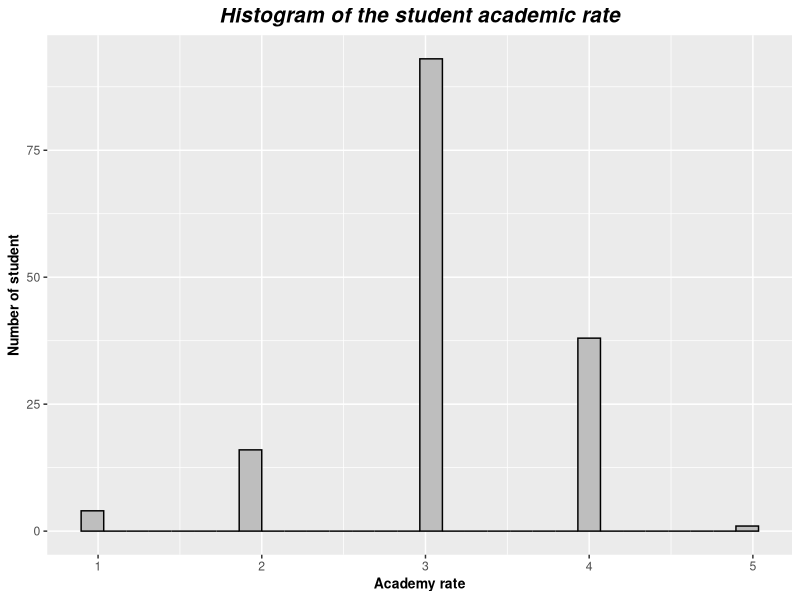
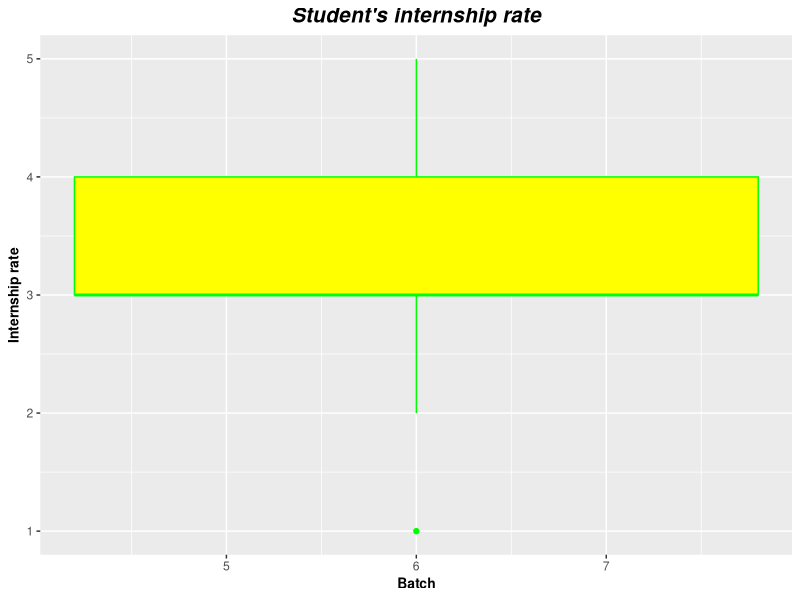
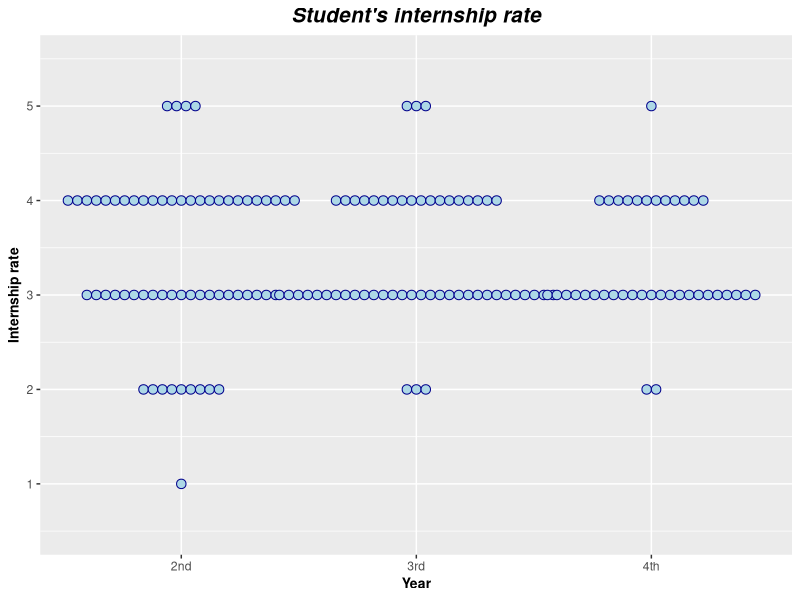
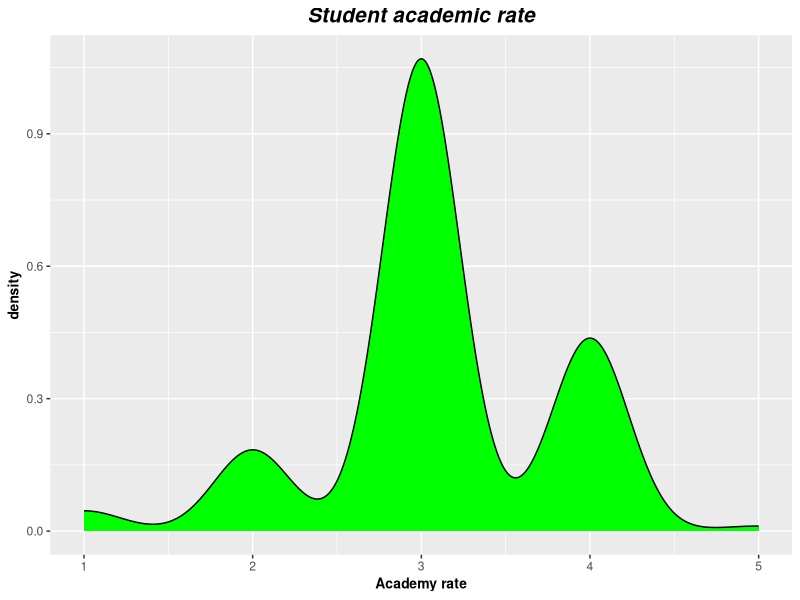
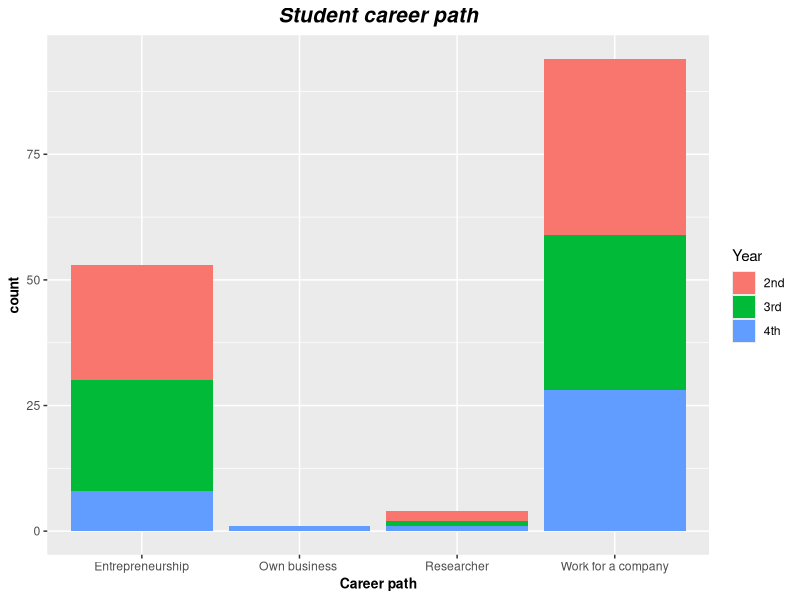
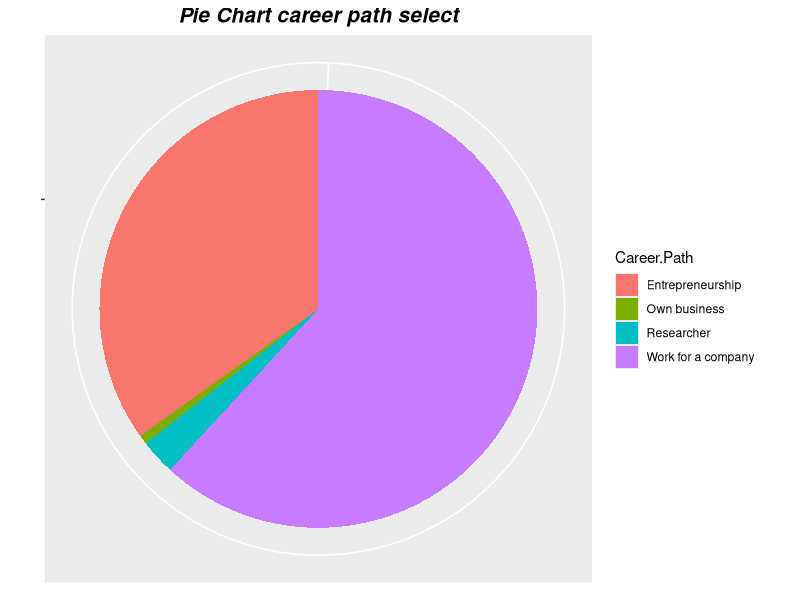

The R script that drew these images, in order:
## ---- chunk 1
#import library 
library(dplyr)
library(magrittr)
library(ggplot2)
library(tidyverse)

#import dataset 
dataset <- read.csv("future_career_path_evaluation.csv")
dataset


#clean dataset (check if your dataset contain NA value)
check <- is.na(dataset)
check
#the dataset is clean and don't contain any NA value

#Use str function to know about the list of variable and data type of each variables
str(dataset)

#If all your variables are character, please find a way to change datatype of each variable as you want (As actual)
#convert character to factor (don't need to convert datatype since our datatype is already simplify)
dataset$Year <- as.factor(dataset$Year)
 

#Perform the numeric and graphical analyzation
#calculate mean (choose one veriable)
x <- dataset$Academic.Rate
x
mean(x)

#calculate median 
median(x)

#calculate mode 
getMode <-names(table(x))[table(x)==max(table(x))] 
getMode

#find variance 
var(x)

#find standard derivation 
sd(x)

#find range and quantile
# range function is used to find min and max value in numeric vector 
# quantile function is used to create sample quantiles within a data set with probability[0, 1]. Such as first quantile is at 0.25[25%], second is at 0.50[50%], and third is at 0.75[75%].
range(x)
quantile(x)

#summary function computes summary statistics of data and model objects
summary(x)

#Filter the random samples using pipe operator
random_sample <- dataset %>% sample_n(50)
random_sample

#set.seed() function sets the starting number used to generate a sequence of random numbers – it ensures that you get the same result if you start with that same seed each time you run the same process
set.seed(1)
sample(5)

set.seed(1)
sample(5)

#difference output everytime 
sample(5)
sample(5)

#plot histogram
histogram <- dataset %>% ggplot(aes(x=Academic.Rate)) +
             geom_histogram(color="black", fill="gray") +
             ggtitle("Histogram of the student academic rate") + 
             xlab('Academy rate') +
             ylab('Number of student') + 
             theme(plot.title = element_text(size=15, hjust=0.5, face="bold.italic"),
                   axis.title.x = element_text(size=10, face="bold"),
                   axis.title.y = element_text(size=10, face="bold"))
             
histogram

#box plot 
box <- dataset %>% ggplot(aes(x=Batch, y=Internship.Rate)) + 
       geom_boxplot(color="green", fill="yellow") +
       ggtitle("Student's internship rate") + 
       xlab('Batch') +
       ylab('Internship rate') + 
       theme(plot.title = element_text(size=15, hjust=0.5, face="bold.italic"),
             axis.title.x = element_text(size=10, face="bold"),
             axis.title.y = element_text(size=10, face="bold"))
box

#dot plot 
dot <- dataset %>% ggplot(aes(x=Year, y=Internship.Rate)) + 
       geom_dotplot(binaxis='y', stackdir='center',  dotsize=0.1, binwidth=1, color="darkblue", fill="lightblue") +
       ggtitle("Student's internship rate") + 
       xlab('Year') +
       ylab('Internship rate') + 
       theme(plot.title = element_text(size=15, hjust=0.5, face="bold.italic"),
             axis.title.x = element_text(size=10, face="bold"),
             axis.title.y = element_text(size=10, face="bold"))
dot

#Density plot
density <- dataset %>% ggplot(aes(x=Academic.Rate)) +
           geom_density(color="black", fill="green") +
           ggtitle("Student academic rate") + 
           xlab('Academy rate') +
           theme(plot.title = element_text(size=15, hjust=0.5, face="bold.italic"),
                 axis.title.x = element_text(size=10, face="bold"),
                 axis.title.y = element_text(size=10, face="bold"))
density

#Bar chart 
barchart <- dataset %>% ggplot(aes(x=Career.Path, fill=Year)) +
           geom_bar()  +
           ggtitle("Student career path") + 
           xlab('Career path') +
           theme(plot.title = element_text(size=15, hjust=0.5, face="bold.italic"),
                 axis.title.x = element_text(size=10, face="bold"),
                 axis.title.y = element_text(size=10, face="bold"))

barchart

#Pie chart
piechart <- dataset %>% ggplot(aes(x="", y="", fill=Career.Path)) +
           geom_bar(stat="identity", width=1) +
           theme(axis.line = element_blank(),
                 plot.title = element_text(size=15, hjust=0.5, face="bold.italic")) +
           labs(x=NULL, y=NULL, title="Pie Chart career path select") + 
           coord_polar(theta = "y", start=0)
piechart
